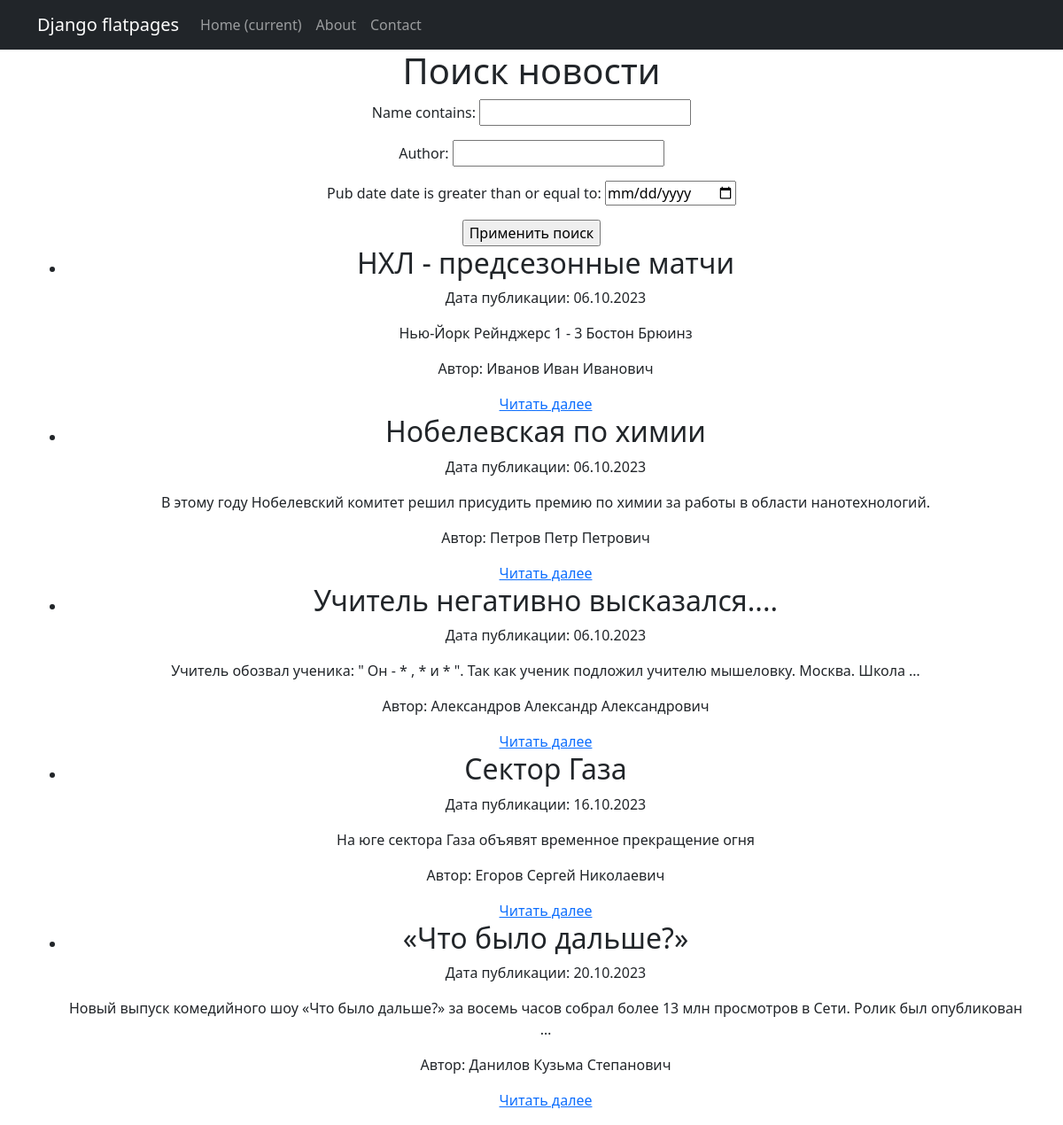
/search/, run on an earlier commit of the app's database.
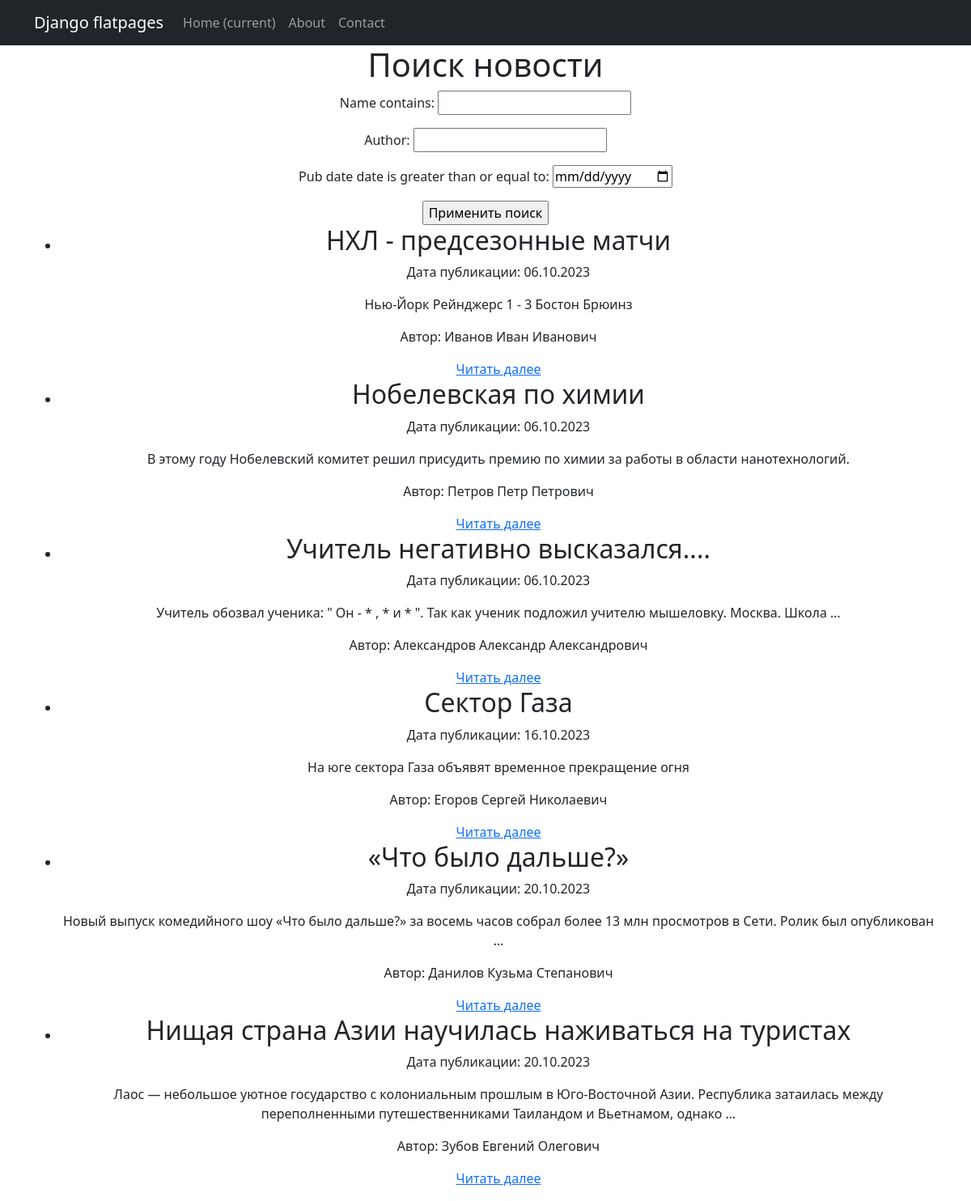
And on a later commit of the database.
### newsapp/models.py (models this page shows, shortened)
class Post(models.Model):
    ARTICLE = "AR"
    NEWS = "NW"
    TYPE_CHOICES = [
        (ARTICLE, 'Статья'),
        (NEWS, 'Новость'),
    ]
    name = models.CharField(max_length=50, unique=True)
    author = models.CharField(max_length=100)
    content = models.TextField()
    category = models.ForeignKey('Category', on_delete=models.CASCADE, related_name='posts')
    pub_date = models.DateTimeField(auto_now_add=True)
    post_type = models.CharField(max_length=2, choices=TYPE_CHOICES)

### newsapp/views.py (the view)
# urls.py: path('search/', PostSearch.as_view(), name='post_search'),
class PostSearch(ListView):
    model = Post
    template_name = 'flatpages/post_search.html'
    context_object_name = 'posts'
    paginate_by = 10
    def get_queryset(self):
        queryset = super().get_queryset()
        self.filterset = PostFilter(self.request.GET, queryset)
        return self.filterset.qs
    def get_context_data(self, **kwargs):
        context = super().get_context_data(**kwargs)
        context['filterset'] = self.filterset
        return context

### newsapp/templatetags/custom_filters.py (called while the page is built)
@register.filter
def censor(value):
    censored_value = value
    for word in unwanted_words:
        pattern = re.compile(rf'\b{word}\b', re.IGNORECASE)
        censored_value = pattern.sub('*', censored_value)
    return censored_value

### templates/flatpages/post_search.html (shortened to what this page needs)
{% extends 'flatpages/default.html' %}
{% load custom_filters %}
{% load custom_tags %}
{% load widget_tweaks %}
{% block content %}
<h1>Поиск новости </h1>
<form action="" method="get">
    {{ filterset.form.as_p }}
    <input type="submit" value="Применить поиск" />
</form>
    {% if posts %}
       <ul>
           {% for post in posts %}
           <li>
               <h2>{{ post.name | censor }}</h2>
               <p>Дата публикации: {{ post.pub_date|date:'d.m.Y' }}</p>
               <p>{{ post.content|truncatewords:20| safe | censor }}</p>
               <p>Автор: {{ post.author}}</p>
               <a href="/post/{{ post.id }}">Читать далее</a>
           </li>
           {% endfor %}
       </ul>
   {% else %}
       <h2>Новости не найдены!</h2>
   {% endif %}
{% endblock content %}

What changed in the data, as far as the page shows it:
added Post: name|censor "Нищая страна Азии научилась наживаться на туристах", pub_date "20.10.2023", content|censor "Лаос — небольшое уютное государство с колониальным прошлым в Юго-Восточной Азии. Республика затаилась между переполненными путешественниками Таиландом и Вьетнамом, однако …", author "Зубов Евгений Олегович"
